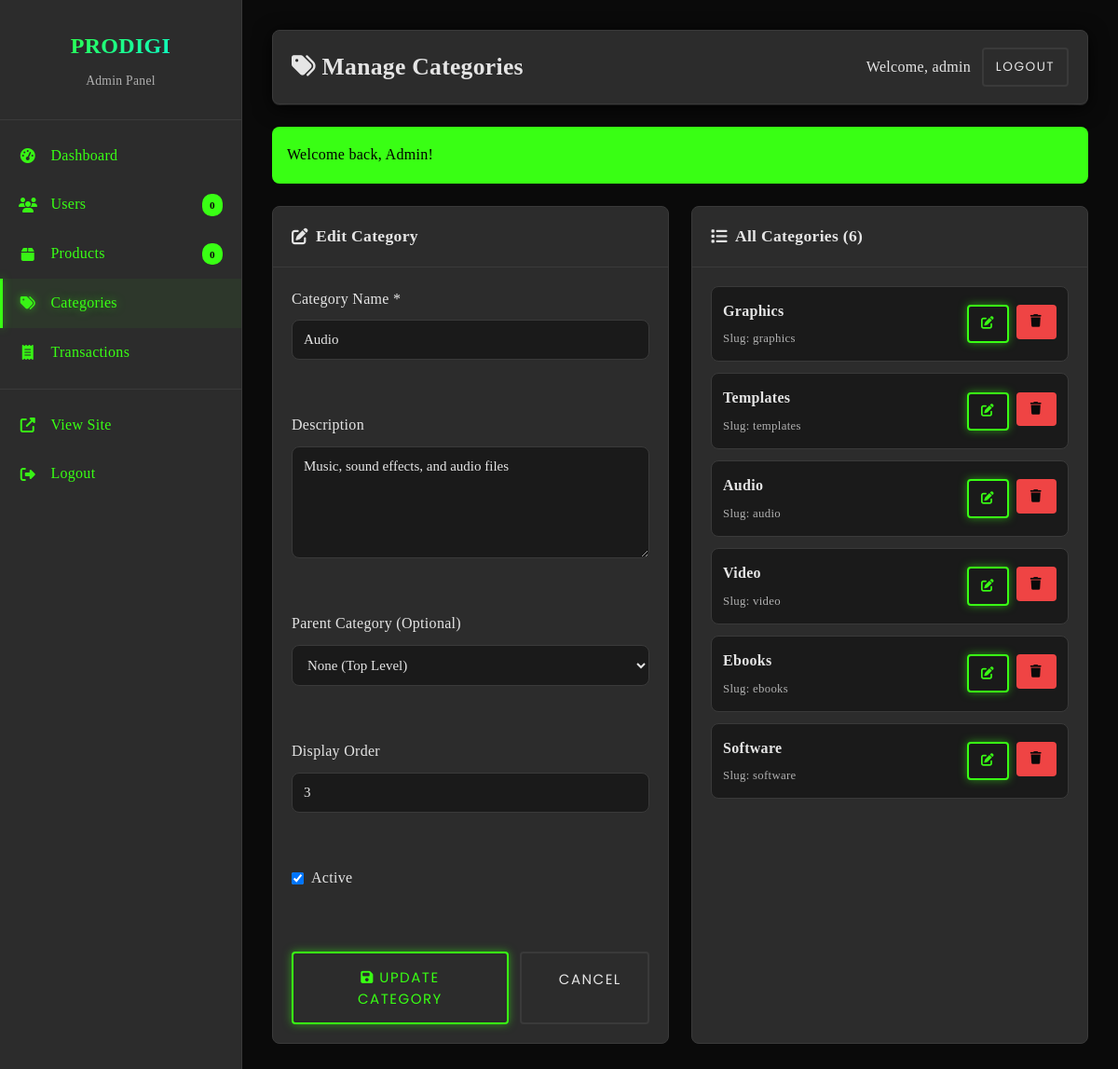
Page /admin/categories.php?edit=3 (signed in) on the committed database.
### tables this page shows
CREATE TABLE categories (
    category_id INT PRIMARY KEY AUTO_INCREMENT,
    category_name VARCHAR(50) NOT NULL,
    category_slug VARCHAR(50) UNIQUE NOT NULL,
    category_description TEXT,
    category_icon VARCHAR(100),
    parent_category_id INT DEFAULT NULL,
    is_active TINYINT(1) DEFAULT 1,
    display_order INT DEFAULT 0,
    created_at TIMESTAMP DEFAULT CURRENT_TIMESTAMP,
    FOREIGN KEY (parent_category_id) REFERENCES categories(category_id) ON DELETE SET NULL,
    INDEX idx_category_slug (category_slug)
);

### config/config.php (called while the page is built, shortened)
<?php
spl_autoload_register(function ($class_name) {
    $utilsClasses = ['FileUpload', 'Utils', 'Category', 'Review'];
    if (in_array($class_name, $utilsClasses)) {
        $file = CLASSES_PATH . '/Utils.php';
        if (file_exists($file)) {
            return;
        }
    }
});
?>

### classes/Database.php (called while the page is built, shortened)
<?php
class Database {
    private static $instance = null;
    private $connection;
    private $host;
    private $username;
    private $password;
    private $database;
    private $charset;
    private function __construct() {
        $this->host = DB_HOST;
        $this->username = DB_USER;
        $this->password = DB_PASS;
        $this->database = DB_NAME;
        $this->charset = DB_CHARSET;
    }
    public static function getInstance() {
        if (self::$instance === null) {
            self::$instance = new self();
        }
        return self::$instance;
    }
    private function connect() {
        try {
            $dsn = "mysql:host={$this->host};dbname={$this->database};charset={$this->charset}";
            $options = [
                PDO::ATTR_ERRMODE => PDO::ERRMODE_EXCEPTION,
                PDO::ATTR_DEFAULT_FETCH_MODE => PDO::FETCH_ASSOC,
                PDO::ATTR_EMULATE_PREPARES => false,
                PDO::ATTR_PERSISTENT => true
            ];
            $this->connection = new PDO($dsn, $this->username, $this->password, $options);
        } catch (PDOException $e) {
            throw new Exception("Database connection failed: " . $e->getMessage());
        }
    }
    public function query($query, $params = []) {
        try {
            $stmt = $this->connection->prepare($query);
            $stmt->execute($params);
            return $stmt;
        } catch (PDOException $e) {
            throw new Exception("Query execution failed: " . $e->getMessage());
        }
    }
    public function fetchOne($query, $params = []) {
        $stmt = $this->query($query, $params);
        return $stmt->fetch();
    }
    public function fetchAll($query, $params = []) {
        $stmt = $this->query($query, $params);
        return $stmt->fetchAll();
    }
}
?>

### admin/categories.php (the view, shortened to what this page needs)
<?php
require_once __DIR__ . '/../config/config.php';
$category = new Category();
$editCategory = null;
if (isset($_GET['edit'])) {
    $editCategory = $category->getCategoryById($_GET['edit']);
}
$categories = $category->getAllCategories();
?>
<!DOCTYPE html>
<html lang="en">
<head>
    <link rel="stylesheet" href="<?php echo CSS_URL; ?>/dark-neon-theme.css">
    <link rel="stylesheet" href="<?php echo CSS_URL; ?>/admin.css">
    <link rel="stylesheet" href="https://cdnjs.cloudflare.com/ajax/libs/font-awesome/6.4.0/css/all.min.css">
</head>
<body class="admin-body">
    <?php include '../views/admin/sidebar.php'; ?>
    <div class="admin-main">
        <header class="admin-header">
            <h1><i class="fas fa-tags"></i> Manage Categories</h1>
            <div class="admin-user">
                <span>Welcome, <?php echo htmlspecialchars($_SESSION['username']); ?></span>
                <a href="<?php echo APP_URL; ?>/logout.php" class="btn btn-outline btn-sm">Logout</a>
            </div>
        </header>
        <div class="admin-content">
            <div class="dashboard-row">
                <div class="dashboard-card">
                    <div class="card-header">
                        <h2><i class="fas fa-<?php echo $editCategory ? 'edit' : 'plus'; ?>"></i>
                            <?php echo $editCategory ? 'Edit' : 'Add New'; ?> Category
                        </h2>
                    </div>
                    <div class="card-body">
                        <form method="POST" action="" class="form-vertical">
                            <div class="form-group">
                                <label for="category_name">Category Name *</label>
                                <input type="text" id="category_name" name="category_name" required
                                       value="<?php echo htmlspecialchars($editCategory['category_name'] ?? ''); ?>"
                                       class="form-control">
                            </div>
                            <div class="form-group">
                                <label for="category_description">Description</label>
                                <textarea id="category_description" name="category_description" rows="3"
                                          class="form-control"><?php echo htmlspecialchars($editCategory['category_description'] ?? ''); ?></textarea>
                            </div>
                            <div class="form-group">
                                <label for="parent_category_id">Parent Category (Optional)</label>
                                <select id="parent_category_id" name="parent_category_id" class="form-control">
                                    <option value="">None (Top Level)</option>
                                </select>
                            </div>
                            <div class="form-group">
                                <label for="display_order">Display Order</label>
                                <input type="number" id="display_order" name="display_order" min="0"
                                       value="<?php echo $editCategory['display_order'] ?? 0; ?>"
                                       class="form-control">
                            </div>
                            <?php if ($editCategory): ?>
                            <div class="form-group">
                                <label class="checkbox-label">
                                    <input type="checkbox" name="is_active"
                                           <?php echo $editCategory['is_active'] ? 'checked' : ''; ?>>
                                    Active
                                </label>
                            </div>
                            <?php endif; ?>
                            <div class="form-actions">
                                <button type="submit" class="btn btn-primary">
                                    <i class="fas fa-save"></i>
                                    <?php echo $editCategory ? 'Update' : 'Add'; ?> Category
                                </button>
                                <?php if ($editCategory): ?>
                                <a href="categories.php" class="btn btn-outline">Cancel</a>
                                <?php endif; ?>
                            </div>
                        </form>
                    </div>
                </div>
                <div class="dashboard-card">
                    <div class="card-header">
                        <h2><i class="fas fa-list"></i> All Categories (<?php echo count($categories); ?>)</h2>
                    </div>
                    <div class="card-body">
                        <?php if (empty($categories)): ?>
                            <p class="text-muted">No categories found</p>
                        <?php else: ?>
                            <div class="categories-list">
                                <?php foreach ($categories as $cat): ?>
                                <div class="category-item">
                                    <div class="category-info">
                                        <strong><?php echo htmlspecialchars($cat['category_name']); ?></strong>
                                        <small>
                                            Slug: <?php echo htmlspecialchars($cat['category_slug']); ?>
                                        </small>
                                    </div>
                                    <div class="category-actions">
                                        <a href="?edit=<?php echo $cat['category_id']; ?>"
                                           class="btn btn-sm btn-primary">
                                            <i class="fas fa-edit"></i>
                                        </a>
                                        <form method="POST" style="display: inline;">
                                            <button type="submit" class="btn btn-sm btn-danger"
                                                    onclick="return confirm('Delete this category? Products in this category will need reassignment.')">
                                                <i class="fas fa-trash"></i>
                                            </button>
                                        </form>
                                    </div>
                                </div>
                                <?php endforeach; ?>
                            </div>
                        <?php endif; ?>
                    </div>
                </div>
            </div>
        </div>
    </div>
</body>
</html>

### assets/css/dark-neon-theme.css (style rules this page uses)
:root { --neon-green: #39FF14; --neon-green-light: #00FF7F; --neon-glow: rgba(57, 255, 20, 0.5); --bg-primary: #0A0A0A; --bg-secondary: #1A1A1A; --bg-card: #2C2C2C; --bg-hover: #3A3A3A; --text-primary: #E5E5E5; --text-secondary: #B0B0B0; --text-muted: #808080; --border-color: #3A3A3A; --border-neon: var(--neon-green); --shadow-sm: 0 2px 8px rgba(0, 0, 0, 0.5); --shadow-md: 0 4px 16px rgba(0, 0, 0, 0.6); --shadow-lg: 0 8px 24px rgba(0, 0, 0, 0.7); --glow-sm: 0 0 10px var(--neon-glow); --glow-md: 0 0 20px var(--neon-glow); --glow-lg: 0 0 30px var(--neon-glow), 0 0 40px var(--neon-glow); --radius-sm: 4px; --radius-md: 8px; --radius-lg: 12px; --spacing-xs: 0.75rem; --spacing-sm: 1.5rem; --spacing-md: 2.5rem; --spacing-lg: 3.5rem; --spacing-xl: 5rem; --transition: all 0.3s cubic-bezier(0.4, 0, 0.2, 1); --accent-cyan: #00FFFF; --accent-blue: #00A3FF; --accent-purple: #B537FF; --accent-pink: #FF4D94; --accent-amber: #FFC857; --accent-teal: #00E5A8; --accent-cyan-glow: rgba(0, 255, 255, 0.4); --accent-blue-glow: rgba(0, 163, 255, 0.4); --accent-purple-glow: rgba(181, 55, 255, 0.4); --accent-pink-glow: rgba(255, 77, 148, 0.4); --accent-amber-glow: rgba(255, 200, 87, 0.35); --accent-teal-glow: rgba(0, 229, 168, 0.4); }
* { margin: 0; padding: 0; box-sizing: border-box; }
body { font-family: 'Times New Roman', Times, serif; font-size: 16px; line-height: 1.8; color: var(--text-primary); background-color: var(--bg-primary); overflow-x: hidden; font-weight: 300; letter-spacing: 0.3px; }
header { background-color: rgba(10, 10, 10, 0.95); backdrop-filter: blur(10px); box-shadow: 0 4px 20px rgba(0, 0, 0, 0.8), 0 1px 0 var(--border-color); position: sticky; top: 0; z-index: 1000; border-bottom: 1px solid var(--border-color); }
.btn { display: inline-block; padding: 14px 40px; font-size: 15px; font-weight: 400; text-align: center; border-radius: var(--radius-sm); cursor: pointer; transition: var(--transition); border: 2px solid transparent; text-decoration: none; font-family: 'Poppins', sans-serif; text-transform: uppercase; letter-spacing: 1.5px; position: relative; overflow: hidden; }
.btn-primary { background-color: transparent; color: var(--neon-green); border: 2px solid var(--neon-green); box-shadow: var(--glow-sm); }
.btn-outline { background-color: transparent; color: var(--text-primary); border: 2px solid var(--border-color); }
.btn-sm { padding: 8px 24px; font-size: 13px; }
.card-body { padding: var(--spacing-md); }
.form-group { margin-bottom: var(--spacing-md); }
.form-control { width: 100%; padding: 14px 18px; background: var(--bg-card); border: 1px solid var(--border-color); border-radius: var(--radius-sm); color: var(--text-primary); font-family: 'Poppins', sans-serif; font-size: 15px; transition: var(--transition); }
.form-control::placeholder { color: var(--text-muted); }
textarea.form-control { resize: vertical; min-height: 120px; }
select.form-control { cursor: pointer; }

### assets/css/admin.css (style rules this page uses)
.btn.btn-sm { padding: 0.4rem 0.8rem; font-size: 0.85rem; }

### views/admin/sidebar.php (style rules this page uses)
.admin-body { display: flex; min-height: 100vh; background: var(--bg-primary); color: var(--text-primary); }
.admin-main { margin-left: 260px; flex: 1; padding: 2rem; }
.admin-header { display: flex; justify-content: space-between; align-items: center; margin-bottom: 1.5rem; background: var(--bg-card); padding: 1rem 1.25rem; border-radius: var(--radius-md); border: 1px solid var(--border-color); }
.admin-header h1 { font-size: 1.6rem; color: var(--text-primary); }
.admin-user { display: flex; align-items: center; gap: 0.75rem; }
.admin-content { display: flex; flex-direction: column; gap: 1.5rem; }
.dashboard-row { display: grid; grid-template-columns: repeat(auto-fit, minmax(380px, 1fr)); gap: 1.25rem; }
.dashboard-card { background: var(--bg-card); border-radius: var(--radius-md); border: 1px solid var(--border-color); overflow: hidden; }
.card-header { padding: 1rem 1.25rem; border-bottom: 1px solid var(--border-color); display: flex; justify-content: space-between; align-items: center; }
.card-header h2 { font-size: 1.1rem; color: var(--text-primary); display: flex; align-items: center; gap: 0.5rem; }
.card-body { padding: 1.25rem; }
.btn-sm { padding: 0.45rem 0.9rem; font-size: 0.85rem; }
.btn-danger { background: #EF4444; color: #0a0a0a; }

### rows in the picture
categories: category_name "Audio", category_description "Music, sound effects, and audio files", display_order "3", is_active "☑", category_slug "audio"
categories: category_name "Graphics", category_slug "graphics"
categories: category_name "Templates", category_slug "templates"
categories: category_name "Video", category_slug "video"
categories: category_name "Ebooks", category_slug "ebooks"
categories: category_name "Software", category_slug "software"

### other values in the picture
$stats['total_users'] "0"
$stats['total_products'] "0"
$_SESSION['username'] "admin"
$message "Welcome back, Admin!"
count($categories) "6"
